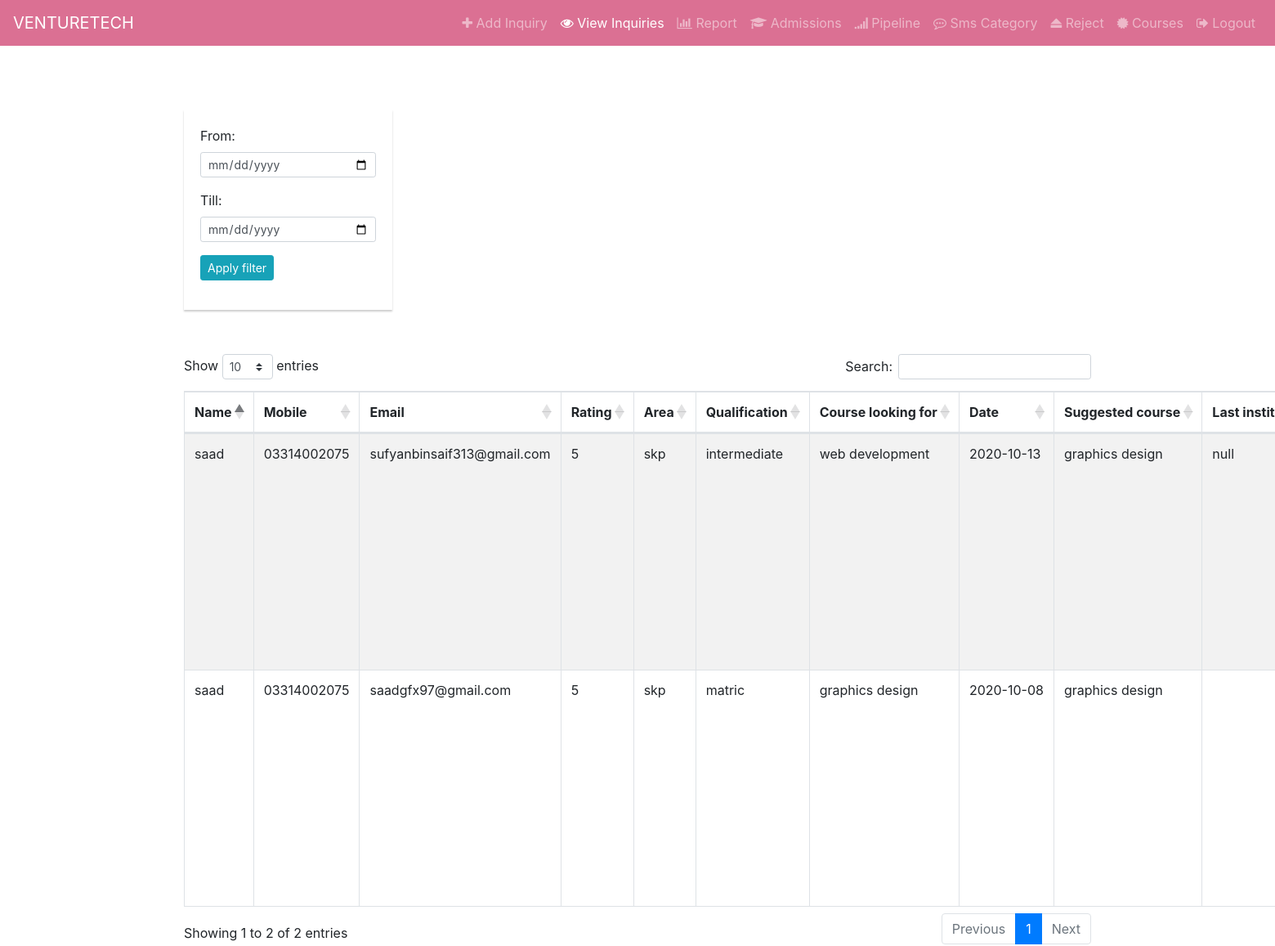
The app's page /view_inquiry.php with its own data.
### tables this page shows
CREATE TABLE `inquiry` (
  `id` int(11) NOT NULL,
  `name` varchar(255) NOT NULL,
  `mob` varchar(255) NOT NULL,
  `email` varchar(255) NOT NULL,
  `rating` int(255) NOT NULL,
  `area` varchar(255) NOT NULL,
  `qual` varchar(255) NOT NULL,
  `crs_looking` varchar(255) NOT NULL,
  `date` date NOT NULL,
  `crs_sugg` varchar(255) NOT NULL,
  `last_inst` varchar(255) DEFAULT NULL,
  `knew_from` varchar(255) NOT NULL,
  `knew_other` varchar(255) NOT NULL,
  `cnslr_name` varchar(255) NOT NULL,
  `cmnt` varchar(255) DEFAULT NULL,
  `admission` tinyint(1) NOT NULL DEFAULT '0'
);

### view_inquiry.php (the view, shortened to what this page needs)
<?php include "includes/header.php" ?>
<?php include "db.php" ?>
<nav class="navbar navbar-expand-lg navbar-dark bg-pink">
  <a class="navbar-brand" href="report.php">VENTURETECH</a>
  <div class="collapse navbar-collapse bg-pink navbar-dark" id="collapsibleNavId">
    <ul class="navbar-nav ml-auto">
      <li class="nav-item">
        <a class="nav-link" href="add_inquiry.php"><i class="fa fa-plus" aria-hidden="true"></i> Add Inquiry</a>
      </li>
      <li class="nav-item">
        <a class="nav-link active" href="view_inquiry.php"><i class="fa fa-eye" aria-hidden="true"></i> View Inquiries</a>
      </li>
      <li class="nav-item">
        <a class="nav-link" href="report.php"><i class="fa fa-bar-chart" aria-hidden="true"></i> Report</a>
      </li>
      <li class="nav-item">
        <a class="nav-link" href="admissions.php"><i class="fa fa-graduation-cap" aria-hidden="true"></i> Admissions</a>
      </li>
      <li class="nav-item">
        <a class="nav-link" href="pipeline.php"><i class="fa fa-signal" aria-hidden="true"></i>
          Pipeline</a>
      </li>
      <li class="nav-item">
        <a class="nav-link" href="sms.php"><i class="fa fa-commenting-o" aria-hidden="true"></i> Sms Category</a>
      </li>
      <li class="nav-item">
        <a class="nav-link" href="reject.php"><i class="fa fa-eject" aria-hidden="true"></i> Reject</a>
      </li>
      <li class="nav-item">
        <a class="nav-link" href="courses.php"><i class="fa fa-certificate" aria-hidden="true"></i> Courses</a>
      </li>
      <li class="nav-item">
        <a class="nav-link" href="logout.php"><i class="fa fa-sign-out" aria-hidden="true"></i> Logout</a>
      </li>
    </ul>
  </div>
</nav>
<div class="container pt-5">
  <div class="row">
    <div class="col col-12 col-md-6 col-lg-3" id="filter">
      <form action="view_inquiry.php" method="post">
        <div class="form-group">
          <label for="from">From:</label>
          <input type="date" class="form-control form-control-sm" name="from" id="from">
        </div>
        <div class="form-group">
          <label for="till">Till:</label>
          <input type="date" class="form-control form-control-sm" name="till" id="till">
        </div>
        <div class="form-group">
          <input type="submit" name="filter" class="btn btn-info btn-sm" value="Apply filter">
        </div>
      </form>
    </div>
  </div>
  <table id="example" class="table table-striped table-bordered dt-responsive nowrap" style="width:100%">
    <thead>
      <tr>
        <th>Name</th>
        <th>Mobile</th>
        <th>Email</th>
        <th>Rating</th>
        <th>Area</th>
        <th>Qualification</th>
        <th>Course looking for</th>
        <th>Date</th>
        <th>Suggested course</th>
        <th>Last institute</th>
      </tr>
    </thead>
    <tbody>
      <?php
      $query = "SELECT * FROM `inquiry` WHERE `admission`=0 ORDER BY `id` DESC";
      echo "<br>";
      $q_res = mysqli_query($con, $query);
      while ($row = mysqli_fetch_assoc($q_res)) {
        $nm = $row['name'];
        $em = $row['email'];
        $mob = $row['mob'];
        $rating = $row['rating'];
        $area = $row['area'];
        $qual = $row['qual'];
        $crs_looking = $row['crs_looking'];
        $date = $row['date'];
        $crs_sugg = $row['crs_sugg'];
        $last_inst = $row['last_inst'];
      ?>
        <tr>
          <td><?php echo $nm; ?></td>
          <td><?php echo $mob; ?></td>
          <td><?php echo $em; ?></td>
          <td><?php echo $rating; ?></td>
          <td><?php echo $area; ?></td>
          <td><?php echo $qual; ?></td>
          <td><?php echo $crs_looking; ?></td>
          <td><?php echo $date; ?></td>
          <td><?php echo $crs_sugg; ?></td>
          <td><?php echo $last_inst; ?></td>
        </tr>
      <?php
      }
      ?>
    </tbody>
  </table>
</div>
<?php include "includes/footer.php" ?>

### includes/header.php (shortened to what this page needs)
<!DOCTYPE html>
<html lang="en">
<head>
  <link rel="stylesheet" href="https://stackpath.bootstrapcdn.com/font-awesome/4.7.0/css/font-awesome.min.css">
  <link rel="stylesheet" href="https://maxcdn.bootstrapcdn.com/bootstrap/4.5.2/css/bootstrap.min.css">
  <link rel="stylesheet" href="https://cdnjs.cloudflare.com/ajax/libs/twitter-bootstrap/4.5.2/css/bootstrap.css">
  <link rel="stylesheet" href="https://cdn.datatables.net/1.10.22/css/dataTables.bootstrap4.min.css">
  <link rel="stylesheet" href="https://cdn.datatables.net/responsive/2.2.6/css/responsive.bootstrap4.min.css">
  <link rel="stylesheet" href="css/style.css">
</head>
<body>

### includes/footer.php
  </body>
</html>

### css/style.css (style rules this page uses)
body { overflow-x: hidden; }
form { padding: 20px; background-color: #fff; margin: 30px 0; box-shadow: 0 2px 2px rgba(0,0,0,0.2); }
.bg-pink { background-color: palevioletred; }

### records on screen
inquiry: name "saad", mob "03314002075", email "sufyanbinsaif313@gmail.com", rating "5", area "skp", qual "intermediate", crs_looking "web development", date "2020-10-13", crs_sugg "graphics design", last_inst "null"
inquiry: name "saad", mob "03314002075", email "saadgfx97@gmail.com", rating "5", area "skp", qual "matric", crs_looking "graphics design", date "2020-10-08", crs_sugg "graphics design"
